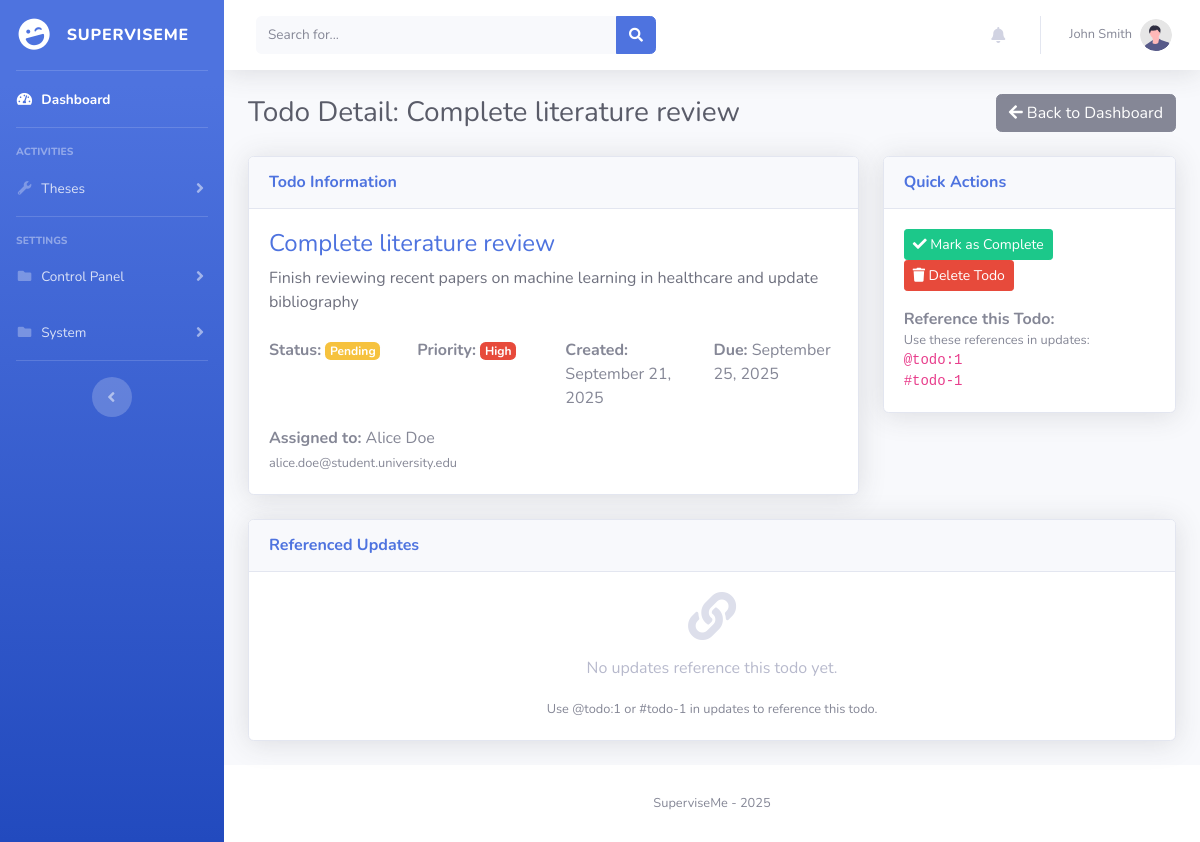
Screenshot of /supervisor/todo/1 (signed in) with the database file from the repository.
### superviseme/models.py (models this page shows)
class User_mgmt(UserMixin, db.Model):
    __tablename__ = "user_mgmt"
    id = db.Column(db.Integer, primary_key=True)
    username = db.Column(db.String(50), nullable=False, unique=True)
    name = db.Column(db.String(15))
    surname = db.Column(db.String(15))
    cdl = db.Column(db.String(15))
    email = db.Column(db.String(50), nullable=False, unique=True)
    password = db.Column(db.String(80), nullable=False)
    user_type = db.Column(db.String(10), nullable=False, default="student")
    joined_on = db.Column(db.Integer, nullable=False)
    gender = db.Column(db.String(10), default=None)
    nationality = db.Column(db.String(15), default=None)
    last_activity = db.Column(db.Integer, nullable=True)  # Track last activity timestamp
    last_activity_location = db.Column(db.String(100), nullable=True)  # Track where they were last active
    telegram_user_id = db.Column(db.String(50), nullable=True)  # Telegram user ID for bot notifications
    telegram_enabled = db.Column(db.Boolean, default=False, nullable=False)  # Enable/disable Telegram notifications
    telegram_notification_types = db.Column(db.Text, nullable=True)  # JSON string of enabled notification types
    thesis = db.relationship("Thesis", backref="author", lazy=True)

class Todo(db.Model):
    __tablename__ = "todo"
    id = db.Column(db.Integer, primary_key=True)
    thesis_id = db.Column(db.Integer, db.ForeignKey("thesis.id"), nullable=False)
    author_id = db.Column(db.Integer, db.ForeignKey("user_mgmt.id"), nullable=False)
    title = db.Column(db.String(200), nullable=False)
    description = db.Column(db.Text, nullable=True)
    status = db.Column(db.String(20), nullable=False, default="pending")  # "pending", "completed", "cancelled"
    priority = db.Column(db.String(10), nullable=False, default="medium")  # "low", "medium", "high"
    assigned_to_id = db.Column(db.Integer, db.ForeignKey("user_mgmt.id"), nullable=True)  # Can be assigned to student or supervisor
    due_date = db.Column(db.Integer, nullable=True)  # Unix timestamp
    completed_at = db.Column(db.Integer, nullable=True)  # Unix timestamp when marked complete
    created_at = db.Column(db.Integer, nullable=False)
    updated_at = db.Column(db.Integer, nullable=False)
    thesis = db.relationship("Thesis", backref="todos", lazy=True)
    author = db.relationship("User_mgmt", foreign_keys=[author_id], backref="created_todos", lazy=True)
    assigned_to = db.relationship("User_mgmt", foreign_keys=[assigned_to_id], backref="assigned_todos", lazy=True)

### superviseme/routes/supervisor.py (the view)
@supervisor.route("/supervisor/todo/<int:todo_id>")
@login_required
def todo_detail(todo_id):
    privilege_check = check_privileges(current_user.username, role="supervisor")
    if privilege_check is not True:
        return privilege_check
    todo = Todo.query.get_or_404(todo_id)
    thesis_supervisor = Thesis_Supervisor.query.filter(
        Thesis_Supervisor.thesis_id == todo.thesis_id,
        Thesis_Supervisor.supervisor_id == current_user.id
    ).first()
    if not thesis_supervisor:
        flash("Todo not found or access denied")
        return redirect(url_for('supervisor.dashboard'))
    from superviseme.models import Todo_Reference
    referenced_updates = db.session.query(Thesis_Update).join(Todo_Reference).filter(
        Todo_Reference.todo_id == todo_id
    ).order_by(Thesis_Update.created_at.desc()).all()
    return render_template("supervisor/todo_detail.html", todo=todo,
                           referenced_updates=referenced_updates,
                           dt=datetime.fromtimestamp)

### superviseme/utils/logging_config.py (called while the page is built)
def log_request_response(app, loggers):
    @app.before_request
    def log_request_info():
        loggers['access_logger'].info("Request started", extra={
            'event_type': 'request_start',
            'endpoint': request.endpoint,
            'url_rule': str(request.url_rule) if request.url_rule else None,
            'content_length': request.content_length,
            'content_type': request.content_type
        })
    @app.after_request
    def log_response_info(response):
        loggers['access_logger'].info("Request completed", extra={
            'event_type': 'request_end',
            'status_code': response.status_code,
            'content_length': response.content_length,
            'content_type': response.content_type
        })
        return response

### superviseme/utils/miscellanea.py (called while the page is built, shortened)
def check_privileges(username, role="admin"):
    user = User_mgmt.query.filter_by(username=username).first()
    if not user:
        abort(404)
    return True

### superviseme/templates/supervisor/todo_detail.html (shortened to what this page needs)
{% include 'admin/components/header.html' %}
<body id="page-top">
    <div id="wrapper">
        {% include 'supervisor/components/sidebar.html' %}
        <div id="content-wrapper" class="d-flex flex-column">
            <div id="content">
                {% include 'admin/components/topbar.html' %}
                <div class="container-fluid">
                    <div class="d-sm-flex align-items-center justify-content-between mb-4">
                        <h1 class="h3 mb-0 text-gray-800">Todo Detail: {{ todo.title }}</h1>
                        <div>
                            <a href="{{ url_for('supervisor.dashboard') }}" class="btn btn-secondary">
                                <i class="fas fa-arrow-left"></i> Back to Dashboard
                            </a>
                        </div>
                    </div>
                    <div class="row">
                        <div class="col-xl-8 col-lg-7">
                            <div class="card shadow mb-4">
                                <div class="card-header py-3">
                                    <h6 class="m-0 font-weight-bold text-primary">Todo Information</h6>
                                </div>
                                <div class="card-body">
                                    <h4 class="text-primary">{{ todo.title }}</h4>
                                    <p class="text-gray-700">{{ todo.description or "No description provided" }}</p>
                                    <div class="row mt-4">
                                        <div class="col-md-3">
                                            <strong>Status:</strong>
                                            <span class="badge {% if todo.status == 'completed' %}badge-success{% elif todo.status == 'cancelled' %}badge-danger{% else %}badge-warning{% endif %}">
                                                {{ todo.status|title }}
                                            </span>
                                        </div>
                                        <div class="col-md-3">
                                            <strong>Priority:</strong>
                                            <span class="badge {% if todo.priority == 'high' %}badge-danger{% elif todo.priority == 'medium' %}badge-warning{% else %}badge-info{% endif %}">
                                                {{ todo.priority|title }}
                                            </span>
                                        </div>
                                        <div class="col-md-3">
                                            <strong>Created:</strong>
                                            {{ dt(todo.created_at).strftime('%B %d, %Y') if todo.created_at else 'Unknown' }}
                                        </div>
                                        <div class="col-md-3">
                                            {% if todo.due_date %}
                                            <strong>Due:</strong>
                                            {{ dt(todo.due_date).strftime('%B %d, %Y') }}
                                            {% endif %}
                                        </div>
                                    </div>
                                    {% if todo.assigned_to %}
                                    <div class="mt-3">
                                        <strong>Assigned to:</strong> {{ todo.assigned_to.name }} {{ todo.assigned_to.surname }}
                                        <br><small class="text-muted">{{ todo.assigned_to.email }}</small>
                                    </div>
                                    {% endif %}
                                </div>
                            </div>
                        </div>
                        <div class="col-xl-4 col-lg-5">
                            <div class="card shadow mb-4">
                                <div class="card-header py-3">
                                    <h6 class="m-0 font-weight-bold text-primary">Quick Actions</h6>
                                </div>
                                <div class="card-body">
                                    <div class="d-grid gap-2">
                                        <a href="{{ url_for('supervisor.toggle_todo', todo_id=todo.id) }}" class="btn {% if todo.status == 'completed' %}btn-warning{% else %}btn-success{% endif %} btn-sm">
                                            <i class="fas {% if todo.status == 'completed' %}fa-undo{% else %}fa-check{% endif %}"></i>
                                            {% if todo.status == 'completed' %}Mark as Pending{% else %}Mark as Complete{% endif %}
                                        </a>
                                        <button class="btn btn-danger btn-sm" onclick="if(confirm('Are you sure you want to delete this todo?')) window.location.href='{{ url_for('supervisor.delete_todo', todo_id=todo.id) }}'">
                                            <i class="fas fa-trash"></i> Delete Todo
                                        </button>
                                        <div class="mt-3">
                                            <strong>Reference this Todo:</strong>
                                            <small class="text-muted d-block">Use these references in updates:</small>
                                            <code class="d-block">@todo:{{ todo.id }}</code>
                                            <code class="d-block">#todo-{{ todo.id }}</code>
                                        </div>
                                    </div>
                                </div>
                            </div>
                        </div>
                    </div>
                    {% if referenced_updates %}
                    <div class="row">
                        <div class="col-12">
                            <div class="card shadow mb-4">
                                <div class="card-header py-3">
                                    <h6 class="m-0 font-weight-bold text-primary">Updates Referencing This Todo</h6>
                                </div>
                                <div class="card-body">
                                    {% for update in referenced_updates %}
                                    <div class="card border-left-primary mb-3">
                                        <div class="card-body">
                                            <div class="d-flex justify-content-between align-items-start mb-2">
                                                <div>
                                                    <strong class="text-primary">
                                                        {% if update.update_type == 'student_update' %}
                                                            <i class="fas fa-user"></i> Student Update
                                                        {% else %}
                                                            <i class="fas fa-user-tie"></i> Supervisor Feedback
                                                        {% endif %}
                                                    </strong>
                                                    <small class="text-muted d-block">{{ dt(update.created_at).strftime('%B %d, %Y at %I:%M %p') if update.created_at else 'Unknown' }}</small>
                                                </div>
                                            </div>
                                            <div class="text-gray-800">
                                                {{ update.content|safe }}
                                            </div>
                                        </div>
                                    </div>
                                    {% endfor %}
                                </div>
                            </div>
                        </div>
                    </div>
                    {% else %}
                    <div class="row">
                        <div class="col-12">
                            <div class="card shadow mb-4">
                                <div class="card-header py-3">
                                    <h6 class="m-0 font-weight-bold text-primary">Referenced Updates</h6>
                                </div>
                                <div class="card-body text-center">
                                    <i class="fas fa-link fa-3x text-gray-300 mb-3"></i>
                                    <p class="text-gray-500">No updates reference this todo yet.</p>
                                    <small class="text-muted">Use @todo:{{ todo.id }} or #todo-{{ todo.id }} in updates to reference this todo.</small>
                                </div>
                            </div>
                        </div>
                    </div>
                    {% endif %}
                </div>
            </div>
            {% include 'admin/components/footer.html' %}
</body>
</html>

### superviseme/templates/admin/components/topbar.html (shortened to what this page needs)
<nav class="navbar navbar-expand navbar-light bg-white topbar mb-4 static-top shadow">
                    <form
                        class="d-none d-sm-inline-block form-inline mr-auto ml-md-3 my-2 my-md-0 mw-100 navbar-search"
                        method="POST"
                        action="{% if current_user.user_type == 'admin' %}/admin/search{% elif current_user.user_type == 'supervisor' %}/supervisor/search{% elif current_user.user_type == 'student' %}/student/search{% else %}#{% endif %}">
                        <div class="input-group">
                            <input type="text" class="form-control bg-light border-0 small"
                                   placeholder="Search for..."
                                   name="search_term"
                                   required
                                   minlength="1"
                                   aria-label="Search" aria-describedby="basic-addon2">
                            <div class="input-group-append">
                                <button class="btn btn-primary" type="submit">
                                    <i class="fas fa-search fa-sm"></i>
                                </button>
                            </div>
                        </div>
                    </form>
                    <ul class="navbar-nav ml-auto">
                        <li class="nav-item dropdown no-arrow mx-1">
                            <a class="nav-link dropdown-toggle" href="#" id="alertsDropdown" role="button"
                                data-toggle="dropdown" aria-haspopup="true" aria-expanded="false">
                                <i class="fas fa-bell fa-fw"></i>
                            </a>
                        </li>
                        <li class="nav-item dropdown no-arrow">
                            <a class="nav-link dropdown-toggle" href="#" id="userDropdown" role="button"
                                data-toggle="dropdown" aria-haspopup="true" aria-expanded="false">
                                <span class="mr-2 d-none d-lg-inline text-gray-600 small">{{ current_user.name }} {{ current_user.surname }}</span>
                                <img class="img-profile rounded-circle"
                                    src="{{ url_for('static', filename='assets/img/undraw_profile.svg') }}">
                            </a>
                        </li>
                    </ul>
                </nav>

### rows the page displays
User_mgmt: name "John", surname "Smith"
Todo: title "Complete literature review", description "Finish reviewing recent papers on machine learning in healthcare and update bibliography", status "Pending", priority "High", created_at "September 21, 2025", due_date "September 25, 2025", id "1"
User_mgmt: assigned_to.name "Alice", assigned_to.surname "Doe", assigned_to.email "alice.doe@student.university.edu"
